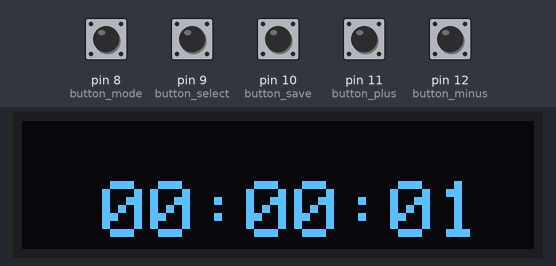
Bench run of a sketch on a simulated Arduino Uno, built with avr-gcc and run on an emulated ATmega328P. On the bench: 128×32 one-colour display. The inputs (shaded band) are chosen by the test bench; at power-on: pin 8 (button_mode), pin 9 (button_select), pin 10 (button_save), pin 11 (button_plus), pin 12 (button_minus) HIGH. What the sketch prints to the serial monitor is not drawn.

Above: at 1.2 s.
1.3 s: pin 8 (button_mode) pulled LOW for 0.15 s
At 2.4 s:
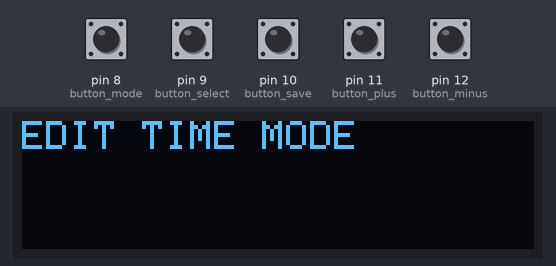
2.9 s: pin 9 (button_select) pulled LOW for 0.15 s
At 3.5 s:
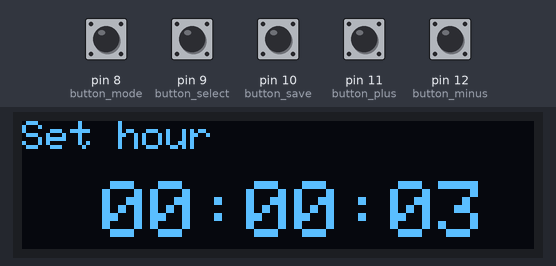
6.0 s: pin 9 (button_select) pulled LOW for 1 s
At 7.4 s:
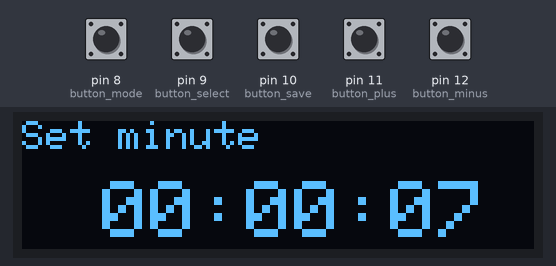
10.0 s: pin 8 (button_mode) pulled LOW for 1 s
At 11.9 s:
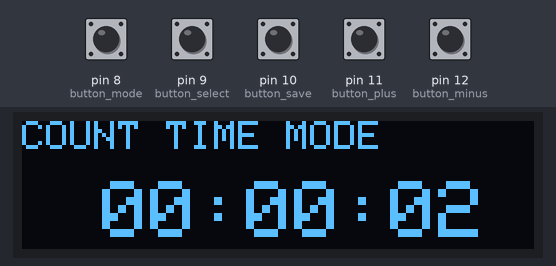
14.0 s: pin 8 (button_mode) pulled LOW for 0.15 s
At 14.4 s:
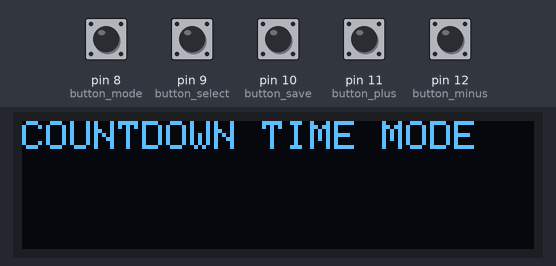
15.6 s: pin 8 (button_mode) pulled LOW for 0.15 s
At 16.9 s:
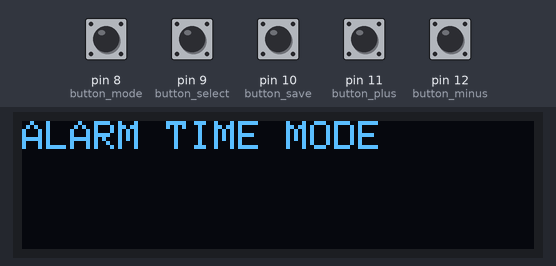
Timing chart, 0 to 18.2 s (numbered marks = the images above; inputs shaded):
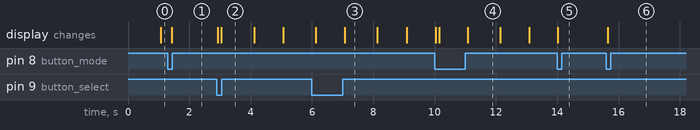

The sketch:

ass7.ino
```cpp
#include <Wire.h>
#include <SPI.h>
#include <Adafruit_GFX.h>
#include <Adafruit_SSD1306.h>
#include <TimerOne.h>
#include <EEPROM.h>
#define OLED_RESET-1
#define SCREEN_ADDRESS 0x3C
#define Z_AXIS_PIN A0
#define Y_AXIS_PIN A1
#define X_AXIS_PIN A2
#define button_mode 8
#define button_select 9
#define button_save 10
#define button_plus 11
#define button_minus 12
Adafruit_SSD1306 OLED(OLED_RESET);
Adafruit_SSD1306 display = Adafruit_SSD1306(128, 32, &Wire);
const unsigned int BUFFER_SIZE = 16;
const unsigned int BAUD_RATE = 9600;
const unsigned int NUM_AXES = 3;
const unsigned int PINS[NUM_AXES] = {
  X_AXIS_PIN, Y_AXIS_PIN, Z_AXIS_PIN
};
int buffer[NUM_AXES][BUFFER_SIZE];
int buffer_pos[NUM_AXES] = { 0 };
//default


int MODE, SELECT, SAVE, PLUS, MINUS;
bool lastMODE, lastSELECT, lastSAVE, lastPLUS, lastMINUS;
bool SELECTSELECT = false;
//button

bool clockRotation = false;
//bool TIMETIME = false;
int timecur = 0;
int TIMEUNIT = 0;
int TIMEMODE = 0;
int hh , mm , ss, fh = 0 , fm = 0 , fs = 0;
//clock


//██████╗░███████╗███████╗██╗███╗░░██╗███████╗
//██╔══██╗██╔════╝██╔════╝██║████╗░██║██╔════╝
//██║░░██║█████╗░░█████╗░░██║██╔██╗██║█████╗░░
//██║░░██║██╔══╝░░██╔══╝░░██║██║╚████║██╔══╝░░
//██████╔╝███████╗██║░░░░░██║██║░╚███║███████╗
//╚═════╝░╚══════╝╚═╝░░░░░╚═╝╚═╝░░╚══╝╚══════╝

//========================================================================

void setup() {
  Serial.begin(9600);
  display.begin(SSD1306_SWITCHCAPVCC, 0x3C);

  display.setTextSize(2);
  display.setTextColor(SSD1306_WHITE);
  Timer1.initialize(1000000);
  Timer1.attachInterrupt(runtime);

  pinMode(button_mode, INPUT_PULLUP);
  pinMode(button_select, INPUT_PULLUP);
  pinMode(button_save, INPUT_PULLUP);
  pinMode(button_plus, INPUT_PULLUP);
  pinMode(button_minus, INPUT_PULLUP);


  EEPROM.get(0, hh);
  EEPROM.get(8, mm);
  EEPROM.get(16, ss);

  EEPROM.put(0, hh);
  EEPROM.put(8, mm);
  EEPROM.put(16, ss);

  hh  = EEPROM.read(0);
  mm  = EEPROM.read(8);
  ss  = EEPROM.read(16);

  hh = 0;
  mm = 0;
  ss = 0;

}


//░██████╗███████╗████████╗██╗░░░██╗██████╗░
//██╔════╝██╔════╝╚══██╔══╝██║░░░██║██╔══██╗
//╚█████╗░█████╗░░░░░██║░░░██║░░░██║██████╔╝
//░╚═══██╗██╔══╝░░░░░██║░░░██║░░░██║██╔═══╝░
//██████╔╝███████╗░░░██║░░░╚██████╔╝██║░░░░░
//╚═════╝░╚══════╝░░░╚═╝░░░░╚═════╝░╚═╝░░░░░

//========================================================================

void runtime() {
  ss++;
  if (ss == 60) {
    ss = 0;
    mm++;
  }
  if (mm == 60) {
    mm = 0;
    hh++;
  }
  hh = hh % 24;
  if (TIMEMODE == 2 && timecur % 2 == 0) {
    fs++;
    if (fs == 60) {
      fs = 0;
      fm++;
    }
    if (fm == 60) {
      fm = 0;
      fh++;
    }
    fh = fh % 24;
  }
}

void checkbutton() {
  MODE = digitalRead(button_mode);
  if (MODE == LOW && MODE != lastMODE) {
    TIMEMODE ++;
    timecur = 0;
    TIMEUNIT = 0;
    if (TIMEMODE == 5) {
      TIMEMODE = 0;
    }
  }
  lastMODE = MODE;
  //MODE

  SELECT = digitalRead(button_select);
  if (SELECT == LOW && SELECT != lastSELECT) {
    SELECTSELECT = true;
    timecur++;
    TIMEUNIT++;
    if (TIMEUNIT == 4) {
      TIMEUNIT = 0;

    }
  }


  //  else {SELECTSELECT = false;}
  lastSELECT = SELECT;
  //SELECT

  SAVE = digitalRead(button_save);
  if (SAVE == LOW && SAVE != lastSAVE) {
    EEPROM.put(0, hh);
    EEPROM.put(8, mm);
    EEPROM.put(16, ss);
  }
  lastSAVE = SAVE;
  //SAVE

  PLUS = digitalRead(button_plus);
  if (PLUS == LOW && PLUS != lastPLUS) {
    plus();
  }
  lastPLUS = PLUS;
  //PLUS

  MINUS = digitalRead(button_minus);
  if (MINUS == LOW && MINUS != lastMINUS) {
    minus();
  }
  lastMINUS = MINUS;
  //MINUS
}

void plus() {
  if (TIMEUNIT == 1) {
    hh++;
    fh++;
    if (hh > 23) {
      hh = 0;
    }
    if (fh > 23) {
      fh = 0;
    }
  }
  if (TIMEUNIT == 2) {
    mm++;
    fm++;
    if (mm > 59) {
      mm = 0;
    }
    if (fm > 59) {
      fm = 0;
    }
  }
  if (TIMEUNIT == 3) {
    ss++;
    fs++;
    if (ss > 59) {
      ss = 0;
    }
    if (fs > 59) {
      fs = 0;
    }
  }
}

void minus() {
  if (TIMEUNIT == 1 ) {
    hh--;
    fh--;
    if (hh < 0) {
      hh = 23;
    }
    if (fh < 0) {
      fh = 23;
    }
  }
  if (TIMEUNIT == 2) {
    mm--;
    fm--;
    if (mm < 0) {
      mm = 59;
    }
    if (fm < 0) {
      fm = 59;
    }
  }
  if (TIMEUNIT == 3) {
    ss--;
    fs--;
    if (ss < 0) {
      ss = 59;
    }
    if (fs < 0) {
      fs = 59;
    }
  }
}

void modemode() {
  if (TIMEMODE == 0) {
    fh = 0;
    fm = 0;
    fs = 0;
  }
  else if (TIMEMODE == 1 || TIMEMODE == 2 || TIMEMODE == 3 || TIMEMODE == 4) {
    //    if(TIMEUNIT != 0){TIMEUNIT = 0;}
    display.clearDisplay();
    display.setCursor(0, 0);
    display.setTextSize(1.5);
    display.setTextColor(WHITE);
    if (TIMEMODE == 1) {
      display.print("EDIT TIME MODE");
      if (SELECTSELECT == true) {
        if (TIMEUNIT == 1) {
          display.clearDisplay();
          display.setCursor(0, 0);
          display.setTextSize(1.5);
          display.setTextColor(WHITE);
          display.print("Set hour");
        }
        else if (TIMEUNIT == 2) {
          display.clearDisplay();
          display.setCursor(0, 0);
          display.setTextSize(1.5);
          display.setTextColor(WHITE);
          display.print("Set minute");
        }
        else if (TIMEUNIT == 3) {
          display.clearDisplay();
          display.setCursor(0, 0);
          display.setTextSize(1.5);
          display.setTextColor(WHITE);
          display.print("Set second");
        }
        printtime();
        if (TIMEUNIT == 0) {
          SELECTSELECT = false;
        }
      }
    }
    else if (TIMEMODE == 2) {
      display.print("COUNT TIME MODE");
      if (SELECTSELECT == true) {
        if (timecur == 1 ) {
          fh = 0;
          fm = 0;
          fs = 0;
          printtimef();
        }
        display.setCursor(20, 15);
        display.setTextSize(2);
        display.setTextColor(WHITE);
        printtimef();
        if (TIMEMODE != 2) {
          SELECTSELECT = false;
        }
      }
    }
    else if (TIMEMODE == 3) {
      SELECTSELECT = false;
      display.print("COUNTDOWN TIME MODE");
      if (SELECTSELECT == true) {

        }
    }
    else if (TIMEMODE == 4) {
      SELECTSELECT = false;
      display.print("ALARM TIME MODE");
      //////////
    }
    display.setCursor(20, 15);
    display.setTextSize(2);
    display.setTextColor(WHITE);

  }
}

void clockro() {
  if (clockRotation == true)
  {
    display.setRotation(2);
  }
  else
  {
    display.setRotation(0);
  }
}

int get_axis(const int axis) {
  delay(1);
  buffer[axis][buffer_pos[axis]] = analogRead(PINS[axis]);
  buffer_pos[axis] = (buffer_pos[axis] + 1) % BUFFER_SIZE;
  long sum = 0;
  for (unsigned int i = 0; i < BUFFER_SIZE; i++)sum += buffer[axis][i];
  return round(sum / BUFFER_SIZE);
}

int get_x() {
  return get_axis(0);
}
int get_y() {
  return get_axis(1);
}
int get_z() {
  return get_axis(2);
}

void printtime() {
  display.setCursor(20, 15);
  display.setTextSize(2);
  display.setTextColor(WHITE);

  if (hh < 10) {
    display.print("0");
  }
  display.print(hh);
  display.print(":");
  if (mm < 10) {
    display.print("0");
  }
  display.print(mm);
  display.print(":");
  if (ss < 10) {
    display.print("0");
  }
  display.print(ss);
}

void printtimef() {
  display.setCursor(20, 15);
  display.setTextSize(2);
  display.setTextColor(WHITE);
  if (fh < 10) {
    display.print("0");
  }
  display.print(fh);
  display.print(":");
  if (fm < 10) {
    display.print("0");
  }
  display.print(fm);
  display.print(":");
  if (fs < 10) {
    display.print("0");
  }
  display.print(fs);
}


//███████╗██╗░░░██╗░█████╗░████████╗██╗░█████╗░███╗░░██╗
//██╔════╝██║░░░██║██╔══██╗╚══██╔══╝██║██╔══██╗████╗░██║
//█████╗░░██║░░░██║██║░░╚═╝░░░██║░░░██║██║░░██║██╔██╗██║
//██╔══╝░░██║░░░██║██║░░██╗░░░██║░░░██║██║░░██║██║╚████║
//██║░░░░░╚██████╔╝╚█████╔╝░░░██║░░░██║╚█████╔╝██║░╚███║
//╚═╝░░░░░░╚═════╝░░╚════╝░░░░╚═╝░░░╚═╝░╚════╝░╚═╝░░╚══╝

//========================================================================

void loop() {
  display.clearDisplay();
  checkbutton();
  printtime();
  modemode();
  Serial.println(timecur);


  display.display();
  delay(100);


}

//██╗░░░░░░█████╗░░█████╗░██████╗░
//██║░░░░░██╔══██╗██╔══██╗██╔══██╗
//██║░░░░░██║░░██║██║░░██║██████╔╝
//██║░░░░░██║░░██║██║░░██║██╔═══╝░
//███████╗╚█████╔╝╚█████╔╝██║░░░░░
//╚══════╝░╚════╝░░╚════╝░╚═╝░░░░░
```

Measured:
- after the input at 1.3 s, the display: changes after 0.12 s (image 1)
- after the input at 2.9 s, the display: first changes at once (image 2 shows a later state)
- after the input at 6.0 s, the display: first changes after 0.12 s (image 3 shows a later state)
- after the input at 10.0 s, the display: first changes at once (image 4 shows a later state)
- after the input at 14.0 s, the display: changes at once (image 5)
- after the input at 15.6 s, the display: changes after 0.05 s (image 6)
- what the display in image 3 shows lasts 1.0 s, from 7.1 s to 8.1 s
